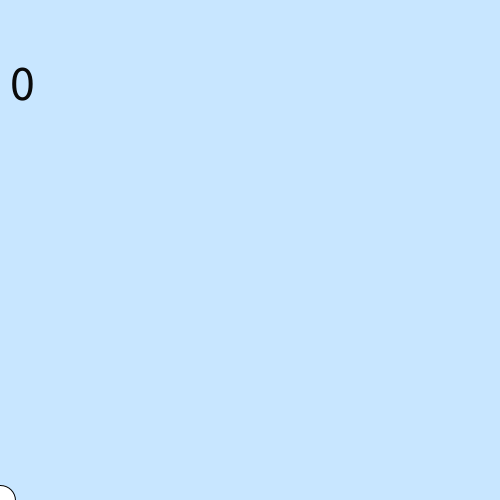
Frame 1 (no input)
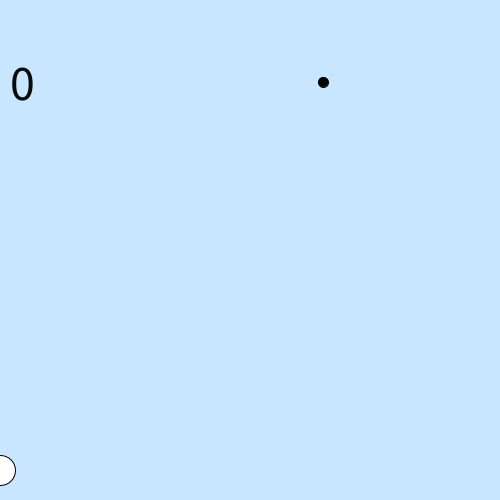
Frame 60 (the mouse pressed at the canvas centre just before this capture)
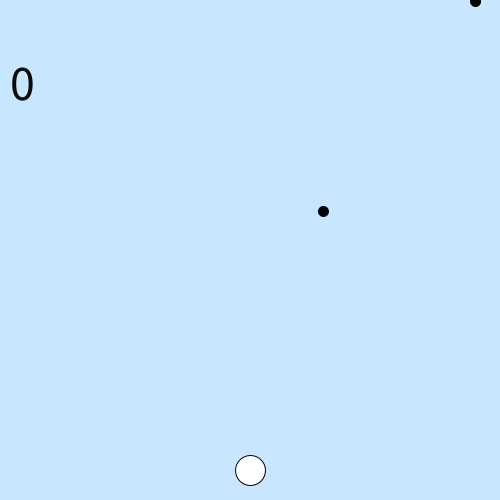
Frame 120 (the mouse held since frame 60 and released just before this capture)

The Processing sketch that drew these frames (run headless with seeded random() and noise(); from frame 60 on, the mouse is pressed at the canvas centre):

// Processing sketch: Raindrops_game
// ── Raindrops_game.pde
int index = 1;
int oldTime = 0;
int threshold = 3000;
Raindrop[] r = new Raindrop[500];
Catcher catcher;
int score;

void setup() {
  size(500, 500);
  for (int i = 0; i < r.length; i++) {
    r[i] = new Raindrop();
  } 
  catcher = new Catcher();
}

void draw() {
  background(200, 230, 255);
  textSize(50);
  fill(10);
  text(score, 10, 100);
  for (int i = 0; i < index; i++) {
    r[i].display();
    r[i].drop();
    if (catcher.catchDrop(r[i]) == true) {
      r[i].goAway();
      score++;
      threshold-=10;
    }
  }
  catcher.display();
  catcher.update();
  if (millis() - oldTime > threshold) {
    if (index < r.length) {
      index++;
      oldTime = millis();
    }
  }
}


// ── Catcher_class.pde
class Catcher {
  PVector loc;
  int d;

  Catcher() {
    loc = new PVector(mouseX, height-d);
    d = 30;
  }

  void display() {
    fill(255);
    ellipse(loc.x, loc.y, d, d);
  }

  void update() {
    loc.set(mouseX, height-d);
  }
  boolean catchDrop(Raindrop drop) {
    if (loc.dist(drop.loc) < d/2 + drop.d/2) {
      drop.colorChange();
      return true;
    }
    else {
      return false;
    }
  }
}


// ── Raindrop_class.pde
class Raindrop {
  PVector loc, vel, acc;
  int d;
  color c;

  Raindrop() {
    d = 10;
    loc = new PVector(random(width), -d); 
    vel = new PVector(0, random(1, 2));
    acc = new PVector(0, .01);
  }

  void display() {
    fill(c);
    ellipse(loc.x, loc.y, d, d);
  }
  void drop() {
    vel.add(acc);
    loc.add(vel);
  }
  void reset() {
    //    loc.set( random(width), random(-height/2, -d));
    loc.set( random(width), 0);
    vel.set(0, random(1, 3));
  }

  void goAway() {
    loc.set(height*2, 0);
    vel.set(0, 0);
    acc.set(0, 0);
  }
  void colorChange() {
    c = color(0, random(100, 255), random(100, 255));
  }
}
